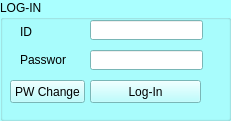
  <widget class="QGroupBox" name="grp_login">
   <property name="geometry">
    <rect>
     <x>530</x>
     <y>290</y>
     <width>231</width>
     <height>121</height>
    </rect>
   </property>
   <property name="palette">
    <palette>
     <active>
      <colorrole role="WindowText">
       <brush brushstyle="SolidPattern">
        <color alpha="255">
         <red>0</red>
         <green>0</green>
         <blue>0</blue>
        </color>
       </brush>
      </colorrole>
      <colorrole role="Button">
       <brush brushstyle="SolidPattern">
        <color alpha="255">
         <red>170</red>
         <green>255</green>
         <blue>255</blue>
        </color>
       </brush>
      </colorrole>
      <colorrole role="Light">
       <brush brushstyle="SolidPattern">
        <color alpha="255">
         <red>255</red>
         <green>255</green>
         <blue>255</blue>
        </color>
       </brush>
      </colorrole>
      <colorrole role="Midlight">
       <brush brushstyle="SolidPattern">
        <color alpha="255">
         <red>212</red>
         <green>255</green>
         <blue>255</blue>
        </color>
       </brush>
      </colorrole>
      <colorrole role="Dark">
       <brush brushstyle="SolidPattern">
        <color alpha="255">
         <red>85</red>
         <green>127</green>
         <blue>127</blue>
        </color>
       </brush>
      </colorrole>
      <colorrole role="Mid">
       <brush brushstyle="SolidPattern">
        <color alpha="255">
         <red>113</red>
         <green>170</green>
         <blue>170</blue>
        </color>
       </brush>
      </colorrole>
      <colorrole role="Text">
       <brush brushstyle="SolidPattern">
        <color alpha="255">
         <red>0</red>
         <green>0</green>
         <blue>0</blue>
        </color>
       </brush>
      </colorrole>
      <colorrole role="BrightText">
       <brush brushstyle="SolidPattern">
        <color alpha="255">
         <red>255</red>
         <green>255</green>
         <blue>255</blue>
        </color>
       </brush>
      </colorrole>
      <colorrole role="ButtonText">
       <brush brushstyle="SolidPattern">
        <color alpha="255">
         <red>0</red>
         <green>0</green>
         <blue>0</blue>
        </color>
       </brush>
      </colorrole>
      <colorrole role="Base">
       <brush brushstyle="SolidPattern">
        <color alpha="255">
         <red>255</red>
         <green>255</green>
         <blue>255</blue>
        </color>
       </brush>
      </colorrole>
      <colorrole role="Window">
       <brush brushstyle="SolidPattern">
        <color alpha="255">
         <red>170</red>
         <green>255</green>
         <blue>255</blue>
        </color>
       </brush>
      </colorrole>
      <colorrole role="Shadow">
       <brush brushstyle="SolidPattern">
        <color alpha="255">
         <red>85</red>
         <green>255</green>
         <blue>255</blue>
        </color>
       </brush>
      </colorrole>
      <colorrole role="AlternateBase">
       <brush brushstyle="SolidPattern">
        <color alpha="255">
         <red>212</red>
         <green>255</green>
         <blue>255</blue>
        </color>
       </brush>
      </colorrole>
      <colorrole role="ToolTipBase">
       <brush brushstyle="SolidPattern">
        <color alpha="255">
         <red>255</red>
         <green>255</green>
         <blue>220</blue>
        </color>
       </brush>
      </colorrole>
      <colorrole role="ToolTipText">
       <brush brushstyle="SolidPattern">
        <color alpha="255">
         <red>0</red>
         <green>0</green>
         <blue>0</blue>
        </color>
       </brush>
      </colorrole>
     </active>
     <inactive>
      <colorrole role="WindowText">
       <brush brushstyle="SolidPattern">
        <color alpha="255">
         <red>0</red>
         <green>0</green>
         <blue>0</blue>
        </color>
       </brush>
      </colorrole>
      <colorrole role="Button">
       <brush brushstyle="SolidPattern">
        <color alpha="255">
         <red>170</red>
         <green>255</green>
         <blue>255</blue>
        </color>
       </brush>
      </colorrole>
      <colorrole role="Light">
       <brush brushstyle="SolidPattern">
        <color alpha="255">
         <red>255</red>
         <green>255</green>
         <blue>255</blue>
        </color>
       </brush>
      </colorrole>
      <colorrole role="Midlight">
       <brush brushstyle="SolidPattern">
        <color alpha="255">
         <red>212</red>
         <green>255</green>
         <blue>255</blue>
        </color>
       </brush>
      </colorrole>
      <colorrole role="Dark">
       <brush brushstyle="SolidPattern">
        <color alpha="255">
         <red>85</red>
         <green>127</green>
         <blue>127</blue>
        </color>
       </brush>
      </colorrole>
      <colorrole role="Mid">
       <brush brushstyle="SolidPattern">
        <color alpha="255">
         <red>113</red>
         <green>170</green>
         <blue>170</blue>
        </color>
       </brush>
      </colorrole>
      <colorrole role="Text">
       <brush brushstyle="SolidPattern">
        <color alpha="255">
         <red>0</red>
         <green>0</green>
         <blue>0</blue>
        </color>
       </brush>
      </colorrole>
      <colorrole role="BrightText">
       <brush brushstyle="SolidPattern">
        <color alpha="255">
         <red>255</red>
         <green>255</green>
         <blue>255</blue>
        </color>
       </brush>
      </colorrole>
      <colorrole role="ButtonText">
       <brush brushstyle="SolidPattern">
        <color alpha="255">
         <red>0</red>
         <green>0</green>
         <blue>0</blue>
        </color>
       </brush>
      </colorrole>
      <colorrole role="Base">
       <brush brushstyle="SolidPattern">
        <color alpha="255">
         <red>255</red>
         <green>255</green>
         <blue>255</blue>
        </color>
       </brush>
      </colorrole>
      <colorrole role="Window">
       <brush brushstyle="SolidPattern">
        <color alpha="255">
         <red>170</red>
         <green>255</green>
         <blue>255</blue>
        </color>
       </brush>
      </colorrole>
      <colorrole role="Shadow">
       <brush brushstyle="SolidPattern">
        <color alpha="255">
         <red>85</red>
         <green>255</green>
         <blue>255</blue>
        </color>
       </brush>
      </colorrole>
      <colorrole role="AlternateBase">
       <brush brushstyle="SolidPattern">
        <color alpha="255">
         <red>212</red>
         <green>255</green>
         <blue>255</blue>
        </color>
       </brush>
      </colorrole>
      <colorrole role="ToolTipBase">
       <brush brushstyle="SolidPattern">
        <color alpha="255">
         <red>255</red>
         <green>255</green>
         <blue>220</blue>
        </color>
       </brush>
      </colorrole>
      <colorrole role="ToolTipText">
       <brush brushstyle="SolidPattern">
        <color alpha="255">
         <red>0</red>
         <green>0</green>
         <blue>0</blue>
        </color>
       </brush>
      </colorrole>
     </inactive>
     <disabled>
      <colorrole role="WindowText">
       <brush brushstyle="SolidPattern">
        <color alpha="255">
         <red>85</red>
         <green>127</green>
         <blue>127</blue>
        </color>
       </brush>
      </colorrole>
      <colorrole role="Button">
       <brush brushstyle="SolidPattern">
        <color alpha="255">
         <red>170</red>
         <green>255</green>
         <blue>255</blue>
        </color>
       </brush>
      </colorrole>
      <colorrole role="Light">
       <brush brushstyle="SolidPattern">
        <color alpha="255">
         <red>255</red>
         <green>255</green>
         <blue>255</blue>
        </color>
       </brush>
      </colorrole>
      <colorrole role="Midlight">
       <brush brushstyle="SolidPattern">
        <color alpha="255">
         <red>212</red>
         <green>255</green>
         <blue>255</blue>
        </color>
       </brush>
      </colorrole>
      <colorrole role="Dark">
       <brush brushstyle="SolidPattern">
        <color alpha="255">
         <red>85</red>
         <green>127</green>
         <blue>127</blue>
        </color>
       </brush>
      </colorrole>
      <colorrole role="Mid">
       <brush brushstyle="SolidPattern">
        <color alpha="255">
         <red>113</red>
         <green>170</green>
         <blue>170</blue>
        </color>
       </brush>
      </colorrole>
      <colorrole role="Text">
       <brush brushstyle="SolidPattern">
        <color alpha="255">
         <red>85</red>
         <green>127</green>
         <blue>127</blue>
        </color>
       </brush>
      </colorrole>
      <colorrole role="BrightText">
       <brush brushstyle="SolidPattern">
        <color alpha="255">
         <red>255</red>
         <green>255</green>
         <blue>255</blue>
        </color>
       </brush>
      </colorrole>
      <colorrole role="ButtonText">
       <brush brushstyle="SolidPattern">
        <color alpha="255">
         <red>85</red>
         <green>127</green>
         <blue>127</blue>
        </color>
       </brush>
      </colorrole>
      <colorrole role="Base">
       <brush brushstyle="SolidPattern">
        <color alpha="255">
         <red>170</red>
         <green>255</green>
         <blue>255</blue>
        </color>
       </brush>
      </colorrole>
      <colorrole role="Window">
       <brush brushstyle="SolidPattern">
        <color alpha="255">
         <red>170</red>
         <green>255</green>
         <blue>255</blue>
        </color>
       </brush>
      </colorrole>
      <colorrole role="Shadow">
       <brush brushstyle="SolidPattern">
        <color alpha="255">
         <red>85</red>
         <green>255</green>
         <blue>255</blue>
        </color>
       </brush>
      </colorrole>
      <colorrole role="AlternateBase">
       <brush brushstyle="SolidPattern">
        <color alpha="255">
         <red>170</red>
         <green>255</green>
         <blue>255</blue>
        </color>
       </brush>
      </colorrole>
      <colorrole role="ToolTipBase">
       <brush brushstyle="SolidPattern">
        <color alpha="255">
         <red>255</red>
         <green>255</green>
         <blue>220</blue>
        </color>
       </brush>
      </colorrole>
      <colorrole role="ToolTipText">
       <brush brushstyle="SolidPattern">
        <color alpha="255">
         <red>0</red>
         <green>0</green>
         <blue>0</blue>
        </color>
       </brush>
      </colorrole>
     </disabled>
    </palette>
   </property>
   <property name="autoFillBackground">
    <bool>true</bool>
   </property>
   <property name="title">
    <string>LOG-IN</string>
   </property>
   <widget class="QLineEdit" name="txt_loginid">
    <property name="geometry">
     <rect>
      <x>90</x>
      <y>20</y>
      <width>113</width>
      <height>20</height>
     </rect>
    </property>
   </widget>
   <widget class="QLineEdit" name="txt_loginpw">
    <property name="geometry">
     <rect>
      <x>90</x>
      <y>50</y>
      <width>113</width>
      <height>20</height>
     </rect>
    </property>
   </widget>
   <widget class="QPushButton" name="btn_login">
    <property name="geometry">
     <rect>
      <x>90</x>
      <y>80</y>
      <width>111</width>
      <height>23</height>
     </rect>
    </property>
    <property name="text">
     <string>Log-In</string>
    </property>
   </widget>
   <widget class="QLabel" name="label_23">
    <property name="geometry">
     <rect>
      <x>20</x>
      <y>25</y>
      <width>46</width>
      <height>13</height>
     </rect>
    </property>
    <property name="text">
     <string>ID</string>
    </property>
   </widget>
   <widget class="QLabel" name="label_24">
    <property name="geometry">
     <rect>
      <x>20</x>
      <y>53</y>
      <width>46</width>
      <height>13</height>
     </rect>
    </property>
    <property name="text">
     <string>Password</string>
    </property>
   </widget>
   <widget class="QPushButton" name="btn_change_pw">
    <property name="geometry">
     <rect>
      <x>10</x>
      <y>80</y>
      <width>75</width>
      <height>23</height>
     </rect>
    </property>
    <property name="text">
     <string>PW Change</string>
    </property>
   </widget>
  </widget>
